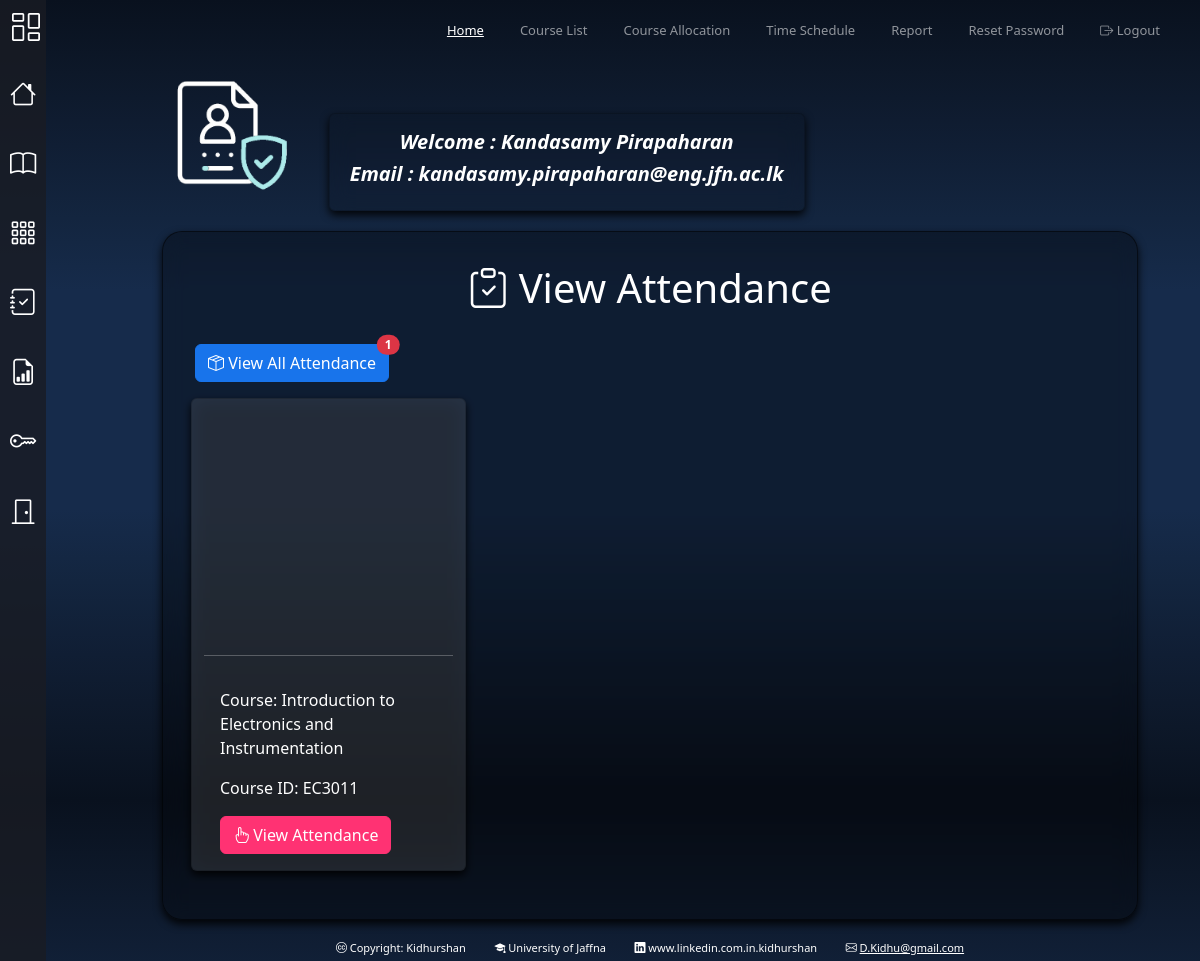
The app's page /Lecturer_Dashboard/Lecturer_index.php (signed in) with its own data.
### tables this page shows
CREATE TABLE `lecturer` (
  `Lecture-ID` varchar(100) NOT NULL,
  `Email` varchar(100) NOT NULL,
  `Password` varchar(100) NOT NULL,
  `FirstName` varchar(100) NOT NULL,
  `MidName` varchar(100) NOT NULL,
  `LastName` varchar(100) NOT NULL,
  `Profession` varchar(100) NOT NULL
);

CREATE TABLE `courseallocation` (
  `AllocationID` int(11) NOT NULL,
  `CourseCode` varchar(100) NOT NULL,
  `Lecture-ID` varchar(100) NOT NULL,
  `Batch` varchar(100) NOT NULL,
  `AcademicYear` year(4) NOT NULL
);

CREATE TABLE `course` (
  `CourseCode` varchar(100) NOT NULL,
  `CourseName` varchar(100) NOT NULL,
  `Semester` int(11) NOT NULL,
  `Credit` int(11) NOT NULL,
  `LecHour` int(11) NOT NULL
);

### Lecturer_Dashboard/Lecturer_index.php (the view, shortened to what this page needs)
<!DOCTYPE html>
<html lang="en" data-bs-theme="white">
<head>
  <link href="https://cdn.jsdelivr.net/npm/bootstrap@5.3.0/dist/css/bootstrap.min.css" rel="stylesheet">
  <link href="https://cdn.jsdelivr.net/npm/bootstrap-icons/font/bootstrap-icons.css" rel="stylesheet">
  <link href="custom-styles.css" rel="stylesheet">
</head>
<body>
  <div class="sidebar">
    <ul class="nav flex-column">
        <li class="nav-item">
        <a class="nav-link" href="Lecturer_index.php" data-bs-toggle="tooltip" data-bs-placement="right" title="Home">
            <i class="bi bi-house"></i>
        </a>
        </li>
        <li class="nav-item">
        <a class="nav-link" href="Course_List/Course_List.php" data-bs-toggle="tooltip" data-bs-placement="right" title="Course List">
            <i class="bi bi-book"></i>
        </a>
        </li>
        <li class="nav-item">
        <a class="nav-link" href="Course_Allocation/Course_Allocation.php" data-bs-toggle="tooltip" data-bs-placement="right" title="Course Allocation">
            <i class="bi bi-grid-3x3-gap"></i>
        </a>
        </li>
        <li class="nav-item">
        <a class="nav-link" href="Time_Schedule/Time_Schedule.php" data-bs-toggle="tooltip" data-bs-placement="right" title="Time Schedule">
            <i class="bi bi-journal-check"></i>
        </a>
        </li>
        <li class="nav-item">
        <a class="nav-link" href="Report/Report.php" data-bs-toggle="tooltip" data-bs-placement="right" title="Report">
            <i class="bi bi-file-earmark-bar-graph"></i>
        </a>
        </li>
        <li class="nav-item">
        <a class="nav-link" href="Password_Reset/Password_Reset.php" data-bs-toggle="tooltip" data-bs-placement="right" title="Password Reset">
            <i class="bi bi-key"></i>
        </a>
        </li>
        <li class="nav-item">
        <a class="nav-link" href="../Login_Lecturer/logout.php" data-bs-toggle="tooltip" data-bs-placement="right" title="Logout">
            <i class="bi bi-door-closed"></i>
        </a>
        </li>
    </ul>
  </div>
  <nav class="navbar navbar-expand-lg navbar-dark bg-dark">
    <div class="container-fluid">
    <a class="navbar-brand my-1" href="#" data-bs-toggle="offcanvas" data-bs-target="#offcanvasWithCarousel" aria-controls="offcanvasWithCarousel"><h3><i class="bi bi-columns-gap"></i></h3></a>
      <div class="collapse navbar-collapse" id="navbarNav">
        <ul class="navbar-nav ms-auto">
          <li class="nav-item">
            <a class="nav-link active " aria-current="page" href="Lecturer_Dashboard\Lecturer_index.php">Home</a>
          </li>
          <li class="nav-item">
            <a class="nav-link " href="Course_List/Course_List.php">Course List</a>
          </li>
          <li class="nav-item">
            <a class="nav-link " href="Course_Allocation/Course_Allocation.php">Course Allocation</a>
          </li>
          <li class="nav-item">
            <a class="nav-link " href="Time_Schedule/Time_Schedule.php">Time Schedule</a>
          </li>
          <li class="nav-item">
            <a class="nav-link " href="Report/Report.php">Report</a>
          </li>
          <li class="nav-item">
            <a class="nav-link " href="Password_Reset/Password_Reset.php">Reset Password</a>
          </li>
          <li class="nav-item">
            <a class="nav-link btn btn-outline-danger btn-sm" href="../Login_Lecturer/logout.php"><span class="bi bi-box-arrow-right"></span> Logout</a>
          </li>
        </ul>
      </div>
    </div>
  </nav>
<div class="content">
        <div class="container">
            <?php
                $email=$_SESSION['Email'];
                include("connect.php");
                $sql ="SELECT * FROM lecturer WHERE Email='$email'";
                $result=mysqli_query($conn,$sql);
                $row=mysqli_fetch_array($result);
                $LectureID =$row["Lecture-ID"];
                ?>
                <div class="row">
                    <div class="col-md-2">
                        <img src="../icons/anim-b/user.gif" class="img-fluid rounded" alt="Image">
                    </div>
                    <div class="col-md-6">
                        <div class="card head-card mt-5">
                            <div class="card-body">
                                <p class="list-group-item h5 fw-bold fst-italic text-center">Welcome : <?php echo $row["FirstName"];?> <?php echo $row["MidName"]?> <?php echo $row["LastName"]?></p>
                                <p class="list-group-item h5 fw-bold fst-italic text-center">Email : <?php echo $row["Email"];?></p>
                            </div>
                        </div>
                    </div>
                </div>
            <div class="card head-card glass-effect p-3">
                <div class="card-body">
                    <h1 class="text-center text-white"><i class="bi bi-clipboard-check"></i> View Attendance</h1>
                    <br>
                    <?php
                        include("connect.php");
                        $query = "SELECT COUNT(*) as pendingCount FROM CourseAllocation ca
                                WHERE `Lecture-ID`='$LectureID'";
                        $result = mysqli_query($conn, $query);
                        $row = mysqli_fetch_assoc($result);
                        $pendingCount = $row['pendingCount'];
                        $rowsNeeded = ceil($pendingCount / 4);
                        ?>
                        <a href="Report/Report.php" class="btn btn-primary position-relative">
                        <i class="bi bi-box-seam"></i> View All Attendance
                            <span class="position-absolute top-0 start-100 translate-middle badge rounded-pill bg-danger">
                                <?php echo $pendingCount; ?>
                            </span>
                        </a>
                        <?php
                        $sql = "SELECT c.* , ca.*
                                FROM courseallocation ca
                                JOIN course c ON c.CourseCode = ca.CourseCode
                                WHERE ca.`Lecture-ID` = '$LectureID'
                                ORDER BY ca.Batch DESC";
                        $result_details = mysqli_query($conn, $sql);
                        if ($result_details && mysqli_num_rows($result_details) > 0) {
                            for ($i = 0; $i < $rowsNeeded; $i++) {
                                echo '<div class="row">';
                                for ($j = 0; $j < 4 && $pendingCount > 0; $j++, $pendingCount--) {
                                    $row_details = mysqli_fetch_assoc($result_details);
                                    if ($row_details) {
                                        echo '<div class="card mx-2 my-3 custom-card">';
                                        echo '<script src="https://cdn.lordicon.com/lordicon.js"></script>
                                            <lord-icon
                                            src="https://cdn.lordicon.com/oqaajvyl.json"
                                            trigger="hover"
                                            colors="primary:#4fd3ff,secondary:#30fbf1"
                                            style="width:240px;height:240px">
                                            </lord-icon>';
                                        echo '<hr>';
                                        echo '<div class="card-body">';
                                        echo '<p class="card-text">Course: ' . $row_details['CourseName'] . '</p>';
                                        echo '<p class="card-text">Course ID: ' . $row_details['CourseCode'] . '</p>';
                                        echo '<a href="Report/Report_take.php?AllocationID=' . htmlspecialchars($row_details['AllocationID'], ENT_QUOTES, 'UTF-8') . '" class="btn btn-danger"><i class="bi bi-hand-index"></i> View Attendance </a>';
                                        echo '</div>';
                                        echo '</div>';
                                    }
                                }
                                echo '</div>';
                            }
                        } else {
                            echo '<img src="../icons/not-found/view-attendance-b.png" class="img-view-attendance" alt="Image">';
                        }
                        ?>
                </div>
            </div>
        </div>
        <?php include 'footer.php'; ?>
</div>
</body>
</html>

### Lecturer_Dashboard/custom-styles.css (style rules this page uses)
:root { --bs-body-bg: rgba(232, 249, 255, 0.918); --bs-body-color: #242424; --bs-link-color: #c595ff; --bs-primary: #1874eb; --bs-success: #22e285; --bs-danger: #ff3273; }
.btn-primary { background-color: var(--bs-primary) !important; border-color: var(--bs-primary) !important; color: white !important; }
.btn-danger { background-color: var(--bs-danger); border-color: var(--bs-danger); }
body { background-image: linear-gradient(to bottom, #09111e, #0d1829, #101e34, #13253f, #162b4b, #162b4b, #162b4b, #162b4b, #13253f, #101e34, #0d1829, #09111e); background-size: cover; background-position: center; height: 100vh; display: flex; }
.sidebar { position: fixed; top: 0; bottom: 0; left: 0; z-index: 100; padding: 60px 0 0; background-color: rgba(25, 28, 36, 0.8); }
.navbar { position: fixed; top: 0; right: 0; left: 0; z-index: 1030; padding: 1px 0; background-color: transparent !important; }
.content { margin-top: 65px; margin-left: 150px; width: calc(100% - 200px); }
.navbar-brand, .nav-link { font-size: 13px; }
.sidebar .nav-link { color: #fff; font-size: 35px; padding: 15px 10px; text-align: center; }
.sidebar .nav-link i { font-size: 0.75em; display: block; }
nav ul { list-style: none; padding: 0; display: flex; }
nav ul li { margin-right: 20px; }
nav ul li a { text-decoration: none; color: black; position: relative; display: inline-block; padding-bottom: 5px; }
nav ul li a::after { content: ''; position: absolute; left: 0; bottom: 0; height: 2px; width: 100%; background-color: white; transform: scaleX(0); transform-origin: right; transition: transform 0.3s ease; }
.navbar-nav .nav-link.active { text-decoration: underline; }

### Lecturer_Dashboard/Lecturer_index.php (style rules this page uses)
.head-card { background: rgba(0, 0, 0, 0.1); color:white; backdrop-filter: blur(10px); box-shadow: 0px 4px 8px rgba(0, 0, 0, 0.9); }
.custom-card { width: 275px; background: rgba(255, 255, 255, 0.1); color:white; backdrop-filter: blur(10px); box-shadow: 0px 4px 8px rgba(0, 0, 0, 0.9); }
.glass-effect { background: rgba(0, 0, 0, 0.32); color:white; backdrop-filter: blur(10px); -webkit-backdrop-filter: blur(10px); margin-top:20px; border-radius: 20px; border: 1px solid rgba(0, 0, 0, 0.53); }

### records on screen
lecturer: FirstName "Kandasamy", LastName "Pirapaharan", Email "kandasamy.pirapaharan@eng.jfn.ac.lk"
courseallocation: course.CourseName "Introduction to Electronics and Instrumentation", CourseCode "EC3011"

### other values on screen
$pendingCount "1"
